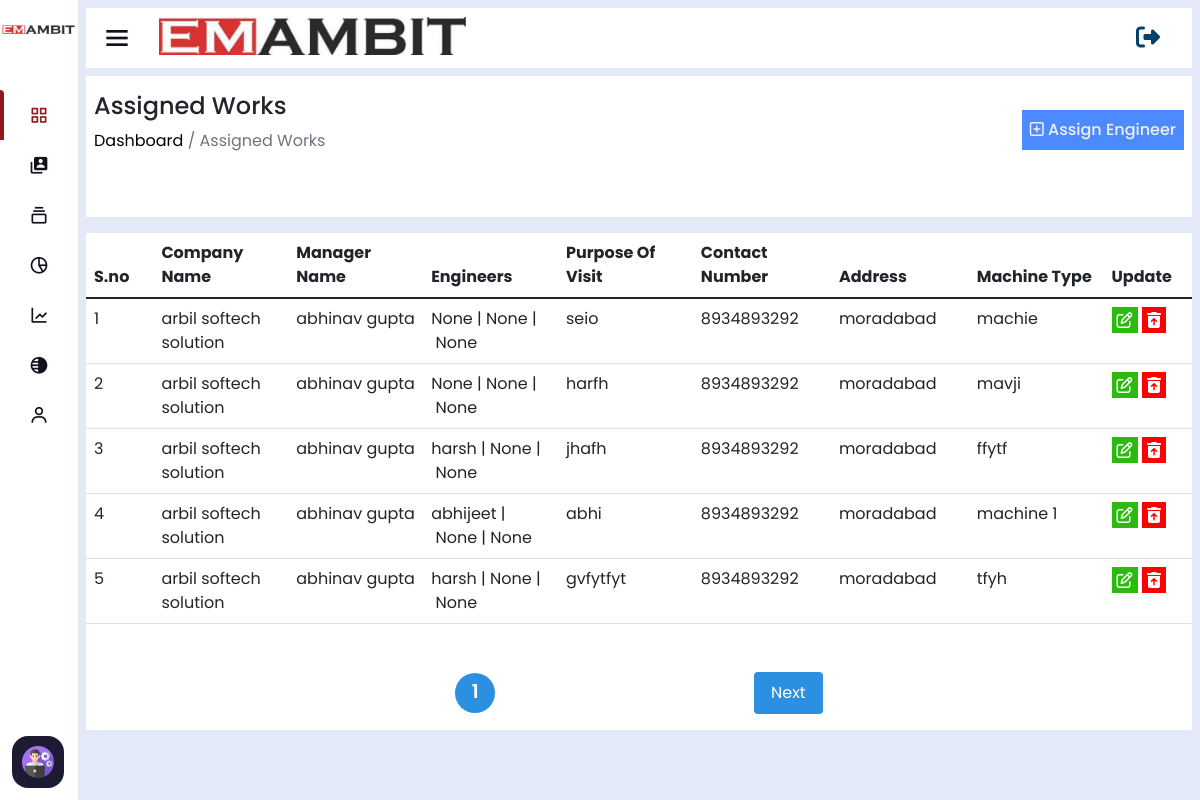
The app's page /assigned-works/ (signed in), older data.
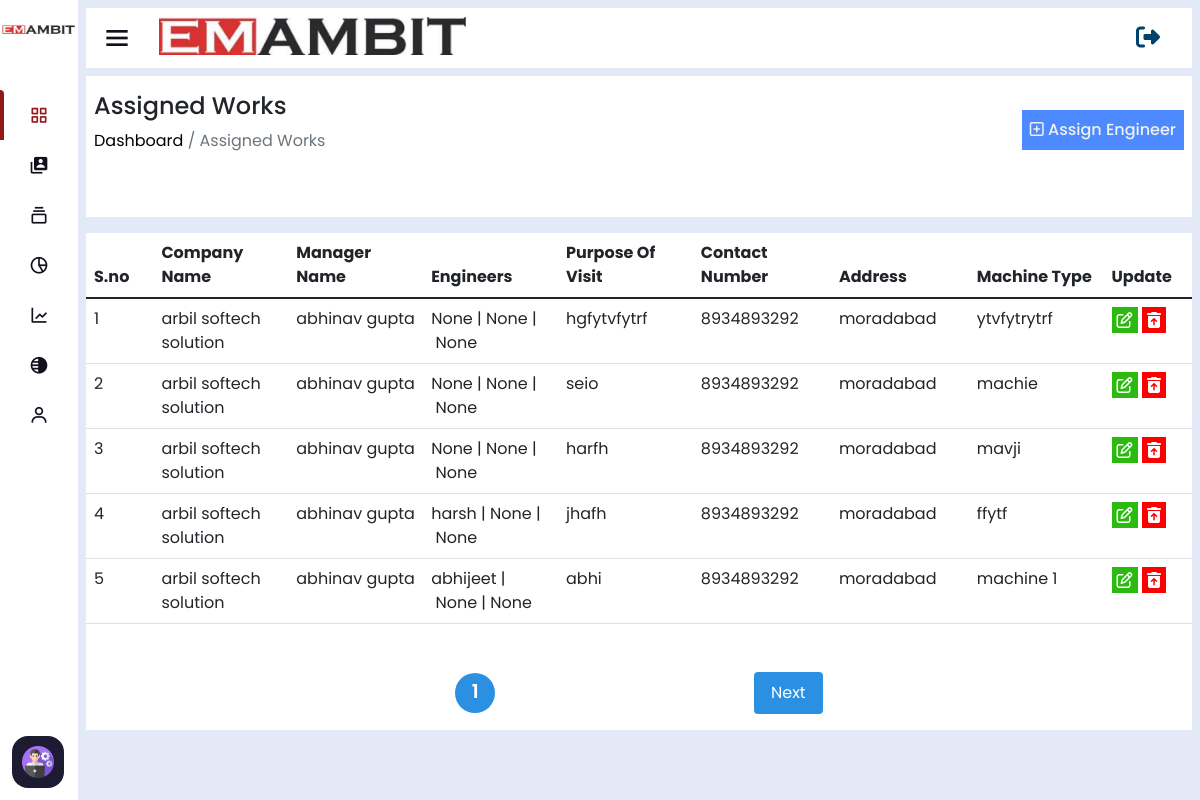
The same page, newer data.
### home/models.py (models this page shows, shortened)
class AssignEngineer(models.Model):
    company_name=models.ForeignKey(ClientCompanyInfo,on_delete=models.CASCADE)
    manager_name=models.ForeignKey(CustomUser,on_delete=models.CASCADE,related_name='manager_assignments',default=None)
    engineer_one=models.ForeignKey(CustomUser,on_delete=models.CASCADE, null=True,blank=True,related_name='engineer_one_assignments')
    engineer_two=models.ForeignKey(CustomUser,on_delete=models.CASCADE,null=True,blank=True, related_name='engineer_two_assignments')
    engineer_three=models.ForeignKey(CustomUser,on_delete=models.CASCADE,null=True,blank=True, related_name='engineer_three_assignments')
    visit_purpose=models.CharField(max_length=254)
    machine_type=models.CharField(max_length=254)
    leave_date=models.CharField(max_length=254)
    reach_date=models.CharField(max_length=254)
    travel_by=models.ForeignKey(AddTravelBy,on_delete=models.CASCADE)
    timestampt=models.DateTimeField(auto_now_add=True,null=True,blank=True)
    ending_date=models.CharField(max_length=100,null=True,blank=True,default='Work on Progress')
    work_status=models.CharField(max_length=100,blank=True,null=True,default='Doing')
    project_link=models.CharField(max_length=1000,null=True,blank=True)
    download_link=models.CharField(max_length=254,null=True,blank=True)
    equipment = models.TextField(max_length=1000,null=True,blank=True)
    recived_equipment=models.TextField(max_length=1000,null=True,blank=True)
    recived_date=models.CharField(max_length=100,null=True,blank=True)

class ClientCompanyInfo(models.Model):
    company_name=models.CharField(max_length=200)
    company_phone=models.CharField(max_length=20)
    contact_person=models.CharField(max_length=250)
    company_email=models.CharField(max_length=254)
    company_gst=models.CharField(max_length=50)
    company_address=models.CharField(max_length=254)
    timestampt=models.DateTimeField(auto_now_add=True,null=True,blank=True)
    def __str__(self) -> str:
        return self.company_name

class CustomUser(AbstractUser):
    username = None
    email = models.EmailField(unique=True)
    user_phone = models.CharField(max_length=50,unique=True)
    user_address=models.CharField(max_length=50)
    user_gender=models.CharField(max_length=50)
    user_status=models.CharField(max_length=100,null=True,blank=True,default='Engineer')
    total_cost=models.IntegerField(default=0,null=True,blank=True)
    visible_password=models.CharField(max_length=254,null=True,blank=True)
    attendance_status=models.CharField(max_length=250,null=True,blank=True,default="A")
    USERNAME_FIELD = 'email'
    REQUIRED_FIELDS = []
    def __str__(self) -> str:
        return self.first_name + self.last_name
    objects = CustomUserManager()

### home/views.py (the view)
# urls.py: path('assigned-works/',assignedWork_view),
@login_required(login_url='/login')
def assignedWork_view(request):
    assigned_data=AssignEngineer.objects.all().order_by('-id')
    companydata=ClientCompanyInfo.objects.all().order_by('-id')
    p = Paginator(assigned_data, 5)
    page_number = request.GET.get('page')
    try:
        page_obj = p.get_page(page_number)
    except PageNotAnInteger:
        page_obj = p.page(1)
    except EmptyPage:
        page_obj = p.page(p.num_pages)
    return render(request,'assigned-works.html',{'assigned_data':page_obj})

### home/templates/assigned-works.html (shortened to what this page needs)
<!DOCTYPE html>
<html lang="en" dir="ltr">
<head>
  {% include 'header-links.html' %}
</head>
<body>
  {% include 'header.html' %}
  {% if user.is_authenticated and user.is_superuser %}
  <section class="nav-section">
    {% include 'subtitle.html' %}
    <div class="breadcum">
        <div class="flex">
            <div>
                <h2>Assigned Works</h2>
                <p> <a href="/">  Dashboard</a> / Assigned Works</p>
            </div>
            <div class="assign-engineer-btn p-2">
                <a href="/assign-engineer"><i class="fa-regular fa-square-plus"></i> Assign Engineer</a>
            </div>
        </div>
    </div>
    <div class="assigned-works-table editable-table overflow-auto" style="background: white;">
        <div class="row">
            <div class="col-md-12">
                <table class="table large-table">
                    <thead>
                      <tr>
                        <th scope="col">S.no</th>
                        <th scope="col">Company Name</th>
                        <th scope="col">Manager Name</th>
                        <th scope="col">Engineers</th>
                        <th scope="col">Purpose Of Visit</th>
                        <th scope="col">Contact Number</th>
                        <th scope="col">Address</th>
                        <th scope="col">Machine Type</th>
                        <th scope="col">Update</th>
                      </tr>
                    </thead>
                    <tbody>
                      {% for i in assigned_data %}
                      <tr>
                        <td>{{forloop.counter}}</td>
                        <td>{{i.company_name}}</td>
                        <td>{{i.manager_name}}</td>
                        <td>{{i.engineer_one}}&nbsp;|&nbsp;{{i.engineer_two}}&nbsp;|&nbsp;{{i.engineer_three}}</td>
                        <td>{{i.visit_purpose}}</td>
                        <td>{{i.company_name.company_phone}} </td>
                        <td>{{i.company_name.company_address}}</td>
                        <td>{{i.machine_type}}</td>
                        <td>
                            <a href="/update-assigned-work/{{i.id}}"><i class="fa-regular fa-pen-to-square"></i></a>
                            <a href="/delete-assigned-work/{{i.id}}"><i class="fa-solid fa-trash-can-arrow-up"></i></a>
                        </td>
                      </tr>
                      {% endfor %}
                    </tbody>
                </table>
                <div class="pagination">
                  <span class="num" >{{assigned_data.number}}</span>
                  {%if assigned_data.has_next %}
                      <a class="btn next" href="?page={{assigned_data.next_page_number}}">Next</a>
                  {% endif %}
                </div>
            </div>
        </div>
    </div>
  </section>
  {% else %}
  <script>
      window.location.href='/page-note-found'
  </script>
  {% endif %}
</body>
</html>

### home/templates/header-links.html (shortened to what this page needs)
    <link rel="stylesheet" href="/static/assets/css/sidebar.css" />
    <link rel="stylesheet" href="/static/assets/css/style.css" />
    <link rel="stylesheet" href="/static/assets/css/user.css" />
    <link href="https://cdn.jsdelivr.net/npm/@sweetalert2/theme-dark@4/dark.css" rel="stylesheet">
    <link href="https://cdn.jsdelivr.net/npm/bootstrap@5.1.3/dist/css/bootstrap.min.css" rel="stylesheet"
>
    <link rel="stylesheet" href="https://cdnjs.cloudflare.com/ajax/libs/font-awesome/6.5.1/css/all.min.css"
 />
    <link href="https://unpkg.com/boxicons@2.0.7/css/boxicons.min.css" rel="stylesheet" />
    <link rel="stylesheet" type="text/css" href="https://cdn.jsdelivr.net/npm/daterangepicker/daterangepicker.css" />
    <link href="https://cdn.jsdelivr.net/npm/select2@4.1.0-rc.0/dist/css/select2.min.css" rel="stylesheet" />

### home/templates/header.html (shortened to what this page needs)
{% if user.is_authenticated and user.is_superuser %}
<div class="sidebar close">
    <div class="logo-details">
        <img src="/static/assets/images/logo.png" alt="logo" style="padding: 0.2rem 0rem;object-fit: contain;">
    </div>
    <ul class="nav-links">
        <li class="active">
            <a href="/">
                <i class='bx bx-grid-alt'></i>
            </a>
        </li>
        <li>
            <div class="iocn-link">
                <a href="javascript:void(0)">
                    <i class='bx bxs-user-account'></i>
                </a>
            </div>
        </li>
        <li>
            <div class="iocn-link">
                <a href="javascript:void(0)">
                    <i class='bx bx-collection'></i>
                </a>
            </div>
        </li>
        <li>
            <div class="iocn-link">
                <a href="javascript:void(0)">
                    <i class='bx bx-pie-chart-alt-2'></i>
                </a>
            </div>
        </li>
        <li>
            <a href="/project-lists">
                <i class='bx bx-line-chart'></i>
            </a>
        </li>
        <li>
            <div class="iocn-link">
                <a href="javascript:void(0)">
                    <i class='bx bxs-tone'></i>
                </a>
            </div>
        </li>
        <li>
            <div class="iocn-link">
                <a href="javascript:void(0)">
                    <i class='bx bx-user'></i>
                </a>
            </div>
        </li>
        <li>
            <div class="profile-details">
                <div class="profile-content">
                    <img src="/static/assets/images/admin.png" alt="profileImg">
                </div>
            </div>
        </li>
    </ul>
</div>
{% endif %}

### home/templates/subtitle.html (shortened to what this page needs)
<div class="nav-content mb-2">
  <i class="bx bx-menu"></i>
  <h1>
    <img src="/static/assets/images/logo.png" alt="" />
    {% if user.is_authenticated %}
    <a href="/logout" class="logout"><i class="fa-solid fa-right-from-bracket"></i></a>
    {% endif %}
  </h1>
</div>

### home/static/assets/css/sidebar.css (style rules this page uses)
* { margin: 0; padding: 0; box-sizing: border-box; font-family: 'Poppins', sans-serif; }
.sidebar { position: fixed; top: 0; left: 0; height: 100%; width: 260px; z-index: 100; transition: all 0.5s ease; background: #fff; }
.sidebar.close { width: 78px; }
.sidebar .logo-details { height: 60px; width: 100%; display: flex; align-items: center; }
.sidebar .nav-links { height: 100%; padding: 30px 0 150px 0; overflow: auto; }
.sidebar.close .nav-links { overflow: visible; }
.sidebar .nav-links li { position: relative; list-style: none; transition: all 0.4s ease; }
.sidebar .nav-links>li.active:before, .sidebar .nav-links>li:before { position: absolute; left: 0; top: 0; content: ''; width: 4px; height: 100%; background: #93181a; opacity: 0; transition: all 0.25s ease-in-out; border-top-right-radius: 5px; border-top-right-radius: 5px; }
.sidebar .nav-links li.active:before, .sidebar .nav-links li:hover:before { opacity: 1; }
.sidebar .nav-links li .iocn-link { display: flex; align-items: center; justify-content: space-between; }
.sidebar.close .nav-links li .iocn-link { display: block }
.sidebar .nav-links li i { height: 50px; min-width: 78px; text-align: center; line-height: 50px; color: #11101d; font-size: 20px; cursor: pointer; transition: all 0.3s ease; }
.sidebar .nav-links li.active i, .sidebar .nav-links li:hover i { color: #93181a; }
.sidebar .nav-links li a { display: flex; align-items: center; text-decoration: none; }
.sidebar .profile-details { position: fixed; bottom: 0; width: 260px; display: flex; align-items: center; justify-content: space-between; background: #1d1b31; padding: 12px 0; transition: all 0.5s ease; }
.sidebar.close .profile-details { background: none; }
.sidebar.close .profile-details { width: 78px; }
.sidebar .profile-details .profile-content { display: flex; align-items: center; }
.sidebar .profile-details img { height: 52px; width: 52px; object-fit: cover; border-radius: 16px; margin: 0 14px 0 12px; background: #1d1b31; transition: all 0.5s ease; }
.sidebar.close .profile-details img { padding: 10px; }
.nav-section { position: relative; background: #E4E9F7; min-height: 100vh; left: 260px; width: calc(100% - 260px); transition: all 0.5s ease; }
.sidebar.close~.nav-section { left: 78px; width: calc(100% - 78px); }
.nav-section .nav-content { height: 60px; display: flex; align-items: center; background: white; }
.nav-section .nav-content .bx-menu { margin: 0 15px; cursor: pointer; color: #11101d; font-size: 2rem; }
.nav-content h1 { font-size: 1.5rem; margin-bottom: 0; }

### home/templates/subtitle.html (style rules this page uses)
.nav-content h1 { display: flex; justify-content: space-between; align-items: center; width: 100%; }
.nav-content h1 img { width: auto; height: 55px; }
.nav-content .logout { color: var(--color-dark-blue); padding-right: 2rem; }

Row changes from the older to the newer data that the page shows:
no longer on this page (row unchanged): AssignEngineer: company_name "arbil softech solution", manager_name "abhinav gupta", engineer_one "harsh", engineer_two "None", engineer_three "None", visit_purpose "gvfytfyt", company_name.company_phone "8934893292", company_name.company_address "moradabad", machine_type "tfyh"
added AssignEngineer: company_name "arbil softech solution", manager_name "abhinav gupta", engineer_one "None", engineer_two "None", engineer_three "None", visit_purpose "hgfytvfytrf", company_name.company_phone "8934893292", company_name.company_address "moradabad", machine_type "ytvfytrytrf"
